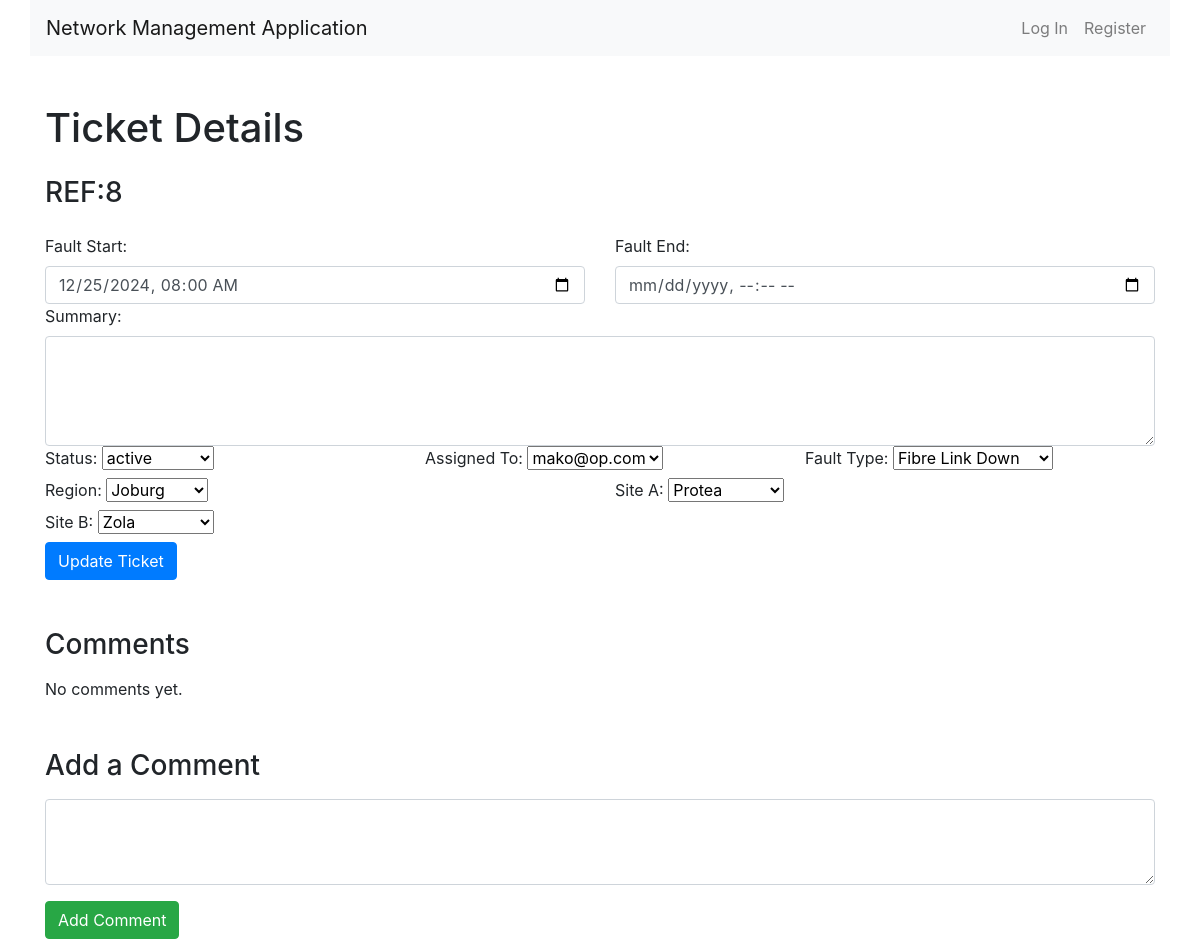
/tickets/8/details/, run on an earlier commit of the app's database.
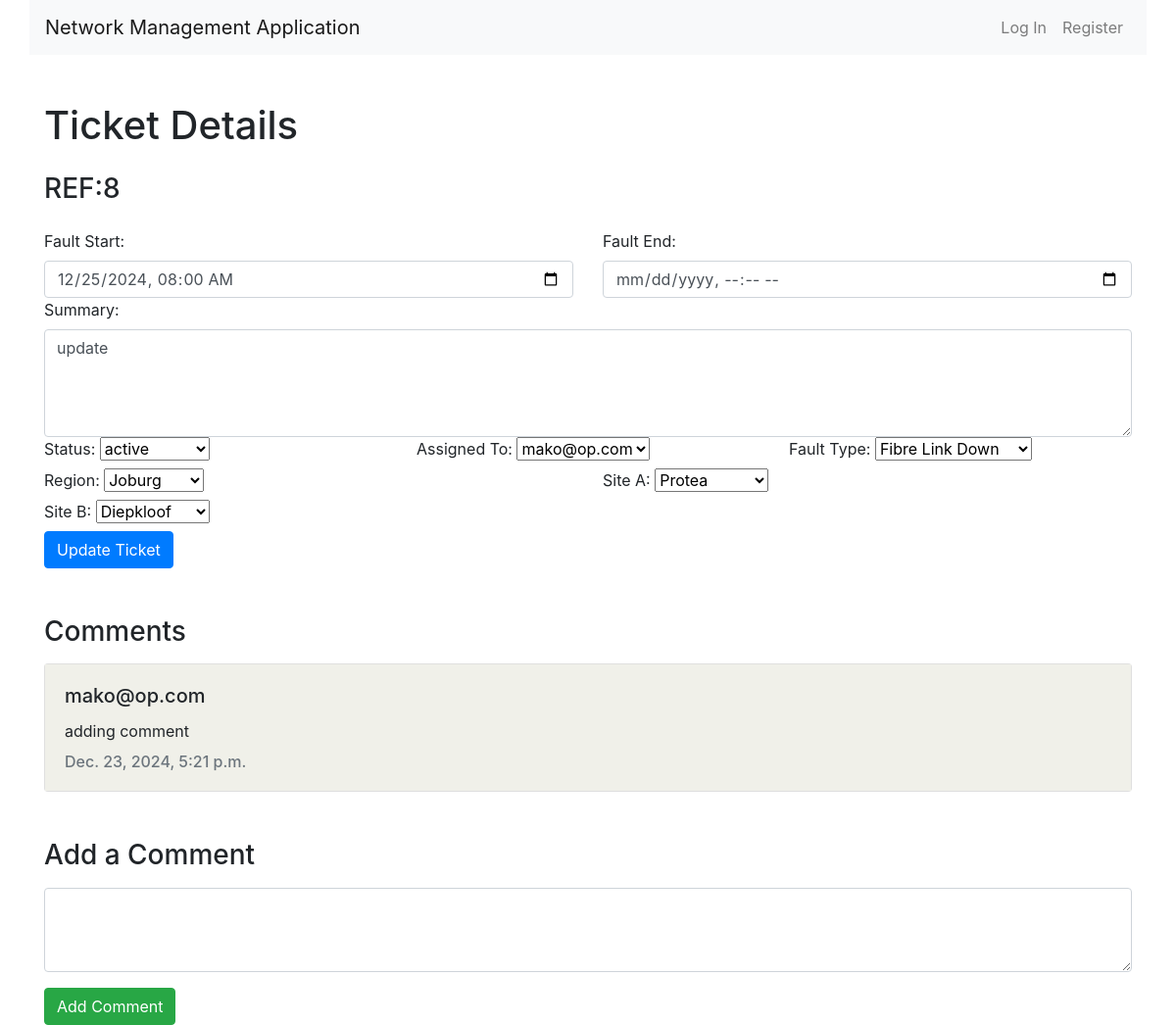
And on a later commit of the database.
### nms/models.py (models this page shows, shortened)
class Ticket(models.Model):
    fault_start = models.CharField(max_length=255, null=True, blank=True)
    fault_end = models.CharField(max_length=255, null=True, blank=True)
    summary = models.TextField(null=True, blank=True)
    status = models.ForeignKey('TicketStatus', on_delete=models.CASCADE, related_name='tickets', default=1)
    created_at = models.DateTimeField(auto_now_add=True)
    assigned_to = models.ForeignKey(User, on_delete=models.CASCADE, related_name='tickets', null=True, blank=True)
    fault_type = models.ForeignKey(FaultType, on_delete=models.CASCADE, related_name='tickets', null=True, blank=True)
    region = models.ForeignKey(Region, on_delete=models.CASCADE, related_name='tickets', null=True, blank=True)
    site_A = models.ForeignKey(Site, on_delete=models.CASCADE, related_name='site_A_tickets', null=True, blank=True)
    site_B = models.ForeignKey(Site, on_delete=models.CASCADE, related_name='site_B_tickets', null=True, blank=True)

class Site(models.Model):
    name = models.CharField(max_length=100, unique=True)
    region = models.ForeignKey(Region, on_delete=models.CASCADE, related_name='sites')

class TicketStatus(models.Model):
    name = models.CharField(max_length=50, unique=True)

class User(AbstractUser):
    ROLES = (
        ('noc', 'NOC Staff'),
        ('technician', 'Technician'),
        ('manager', 'Manager'),
        ('client', 'Client')
    )
    role = models.CharField(max_length=50, choices=ROLES, default='client')

class FaultType(models.Model):
    name = models.CharField(max_length=100, unique=True)

class Region(models.Model):
    name = models.CharField(max_length=100, unique=True)

class Comment(models.Model):
    ticket = models.ForeignKey(Ticket, on_delete=models.CASCADE, related_name='comments')
    user = models.ForeignKey(User, on_delete=models.CASCADE)
    content = models.TextField()
    created_date = models.DateTimeField(auto_now_add=True)

### nms/views.py (the view)
# urls.py: path('tickets/<int:ticket_id>/details/', views.view_ticket, name='view_ticket'),
def view_ticket(request, ticket_id):
    ticket = get_object_or_404(Ticket, id=ticket_id)
    comments = ticket.comments.select_related('user').order_by('-created_date')
    statuses = TicketStatus.objects.all()
    fault_types = FaultType.objects.all()
    regions = Region.objects.all()
    sites = Site.objects.all()
    users = User.objects.all()
    return render(request, 'nms/view_ticket.html', {
        'ticket': ticket,
        'statuses': statuses,
        'fault_types': fault_types,
        'regions': regions,
        'sites': sites,
        'users': users,
        'comments': comments
    })

### nms/templates/nms/view_ticket.html (shortened to what the changed rows need)
{% extends "nms/layout.html" %}
{% block body %}
<div class="container mt-5">
    <h1 class="mb-4">Ticket Details</h1>
    <h3 class="mb-4">REF:{{ ticket.id }}</h3>
    <form id="edit-ticket-form" class="row g-3" action="{% url 'update_ticket' ticket.id %}">
        <div class="col-md-6">
            <label for="fault_start" class="form-label">Fault Start:</label>
            <input type="datetime-local" class="form-control" id="fault_start" name="fault_start" value="{{ ticket.fault_start }}">
        </div>
        <div class="col-md-6">
        </div>
        <div class="col-12">
            <label for="summary" class="form-label">Summary:</label>
            <textarea class="form-control" id="summary" name="summary" rows="4">{{ ticket.summary }}</textarea>
        </div>
        <div class="col-md-4">
            <label for="status" class="form-label">Status:</label>
            <select class="form-select" id="status" name="status">
                {% for status in statuses %}
                <option value="{{ status.id }}" {% if ticket.status.id == status.id %}selected{% endif %}>
                    {{ status.name }}
                </option>
                {% endfor %}
            </select>
        </div>
        <div class="col-md-4">
            <label for="assigned_to" class="form-label">Assigned To:</label>
            <select class="form-select" id="assigned_to" name="assigned_to">
                {% for user in users %}
                <option value="{{ user.id }}" {% if ticket.assigned_to.id == user.id %}selected{% endif %}>
                    {{ user.username }}
                </option>
                {% endfor %}
            </select>
        </div>
        <div class="col-md-4">
            <label for="fault_type" class="form-label">Fault Type:</label>
            <select class="form-select" id="fault_type" name="fault_type">
                {% for fault_type in fault_types %}
                <option value="{{ fault_type.id }}" {% if ticket.fault_type.id == fault_type.id %}selected{% endif %}>
                    {{ fault_type.name }}
                </option>
                {% endfor %}
            </select>
        </div>
        <div class="col-md-6">
            <label for="region" class="form-label">Region:</label>
            <select class="form-select" id="region" name="region">
                {% for region in regions %}
                <option value="{{ region.id }}" {% if ticket.region.id == region.id %}selected{% endif %}>
                    {{ region.name }}
                </option>
                {% endfor %}
            </select>
        </div>
        <div class="col-md-6">
            <label for="site_A" class="form-label">Site A:</label>
            <select class="form-select" id="site_A" name="site_A">
                {% for site in sites %}
                <option value="{{ site.id }}" {% if ticket.site_A.id == site.id %}selected{% endif %}>
                    {{ site.name }}
                </option>
                {% endfor %}
            </select>
        </div>
        <div class="col-md-6">
            <label for="site_B" class="form-label">Site B:</label>
            <select class="form-select" id="site_B" name="site_B">
                {% for site in sites %}
                <option value="{{ site.id }}" {% if ticket.site_B.id == site.id %}selected{% endif %}>
                    {{ site.name }}
                </option>
                {% endfor %}
            </select>
        </div>
        <div class="col-12">
        </div>
    </form>
    <h3 class="mt-5">Comments</h3>
    <div id="comments-section" class="mt-3">
        {% for comment in comments %}
        <div class="card mb-3">
            <div class="card-body comment">
                <h5 class="card-title">{{ comment.user.username }}</h5>
                <p class="card-text mt-2">{{ comment.content }}</p>
                <h6 class="card-subtitle text-muted">{{ comment.created_date }}</h6>
            </div>
        </div>
        {% empty %}
        <p>No comments yet.</p>
        {% endfor %}
    </div>
    <h3 class="mt-5">Add a Comment</h3>
    <form method="POST" action="{% url 'add_comment' ticket.id %}" class="mt-3">
        <textarea class="form-control mb-3" name="content" rows="3" required></textarea>
        <button type="submit" class="btn btn-success">Add Comment</button>
    </form>
</div>
{% endblock %}

What changed in the data, as far as the page shows it:
changed Ticket "active": summary (not shown) → "update"; site_B "Zola" → "Diepkloof"
added Comment: user.username "mako@op.com", content "adding comment", created_date "Dec. 23, 2024, 5:21 p.m."
Also different on the page:
text no longer shown: "No comments yet."
